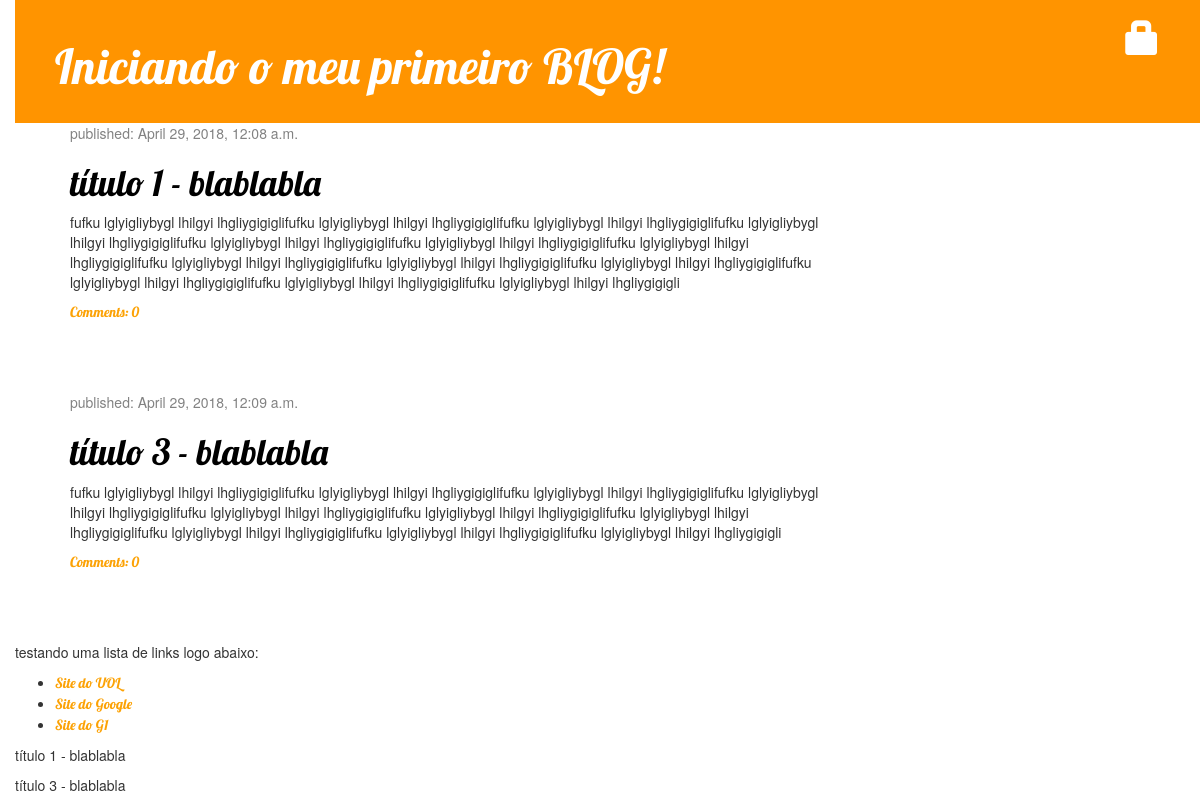
The app's page /, older data.
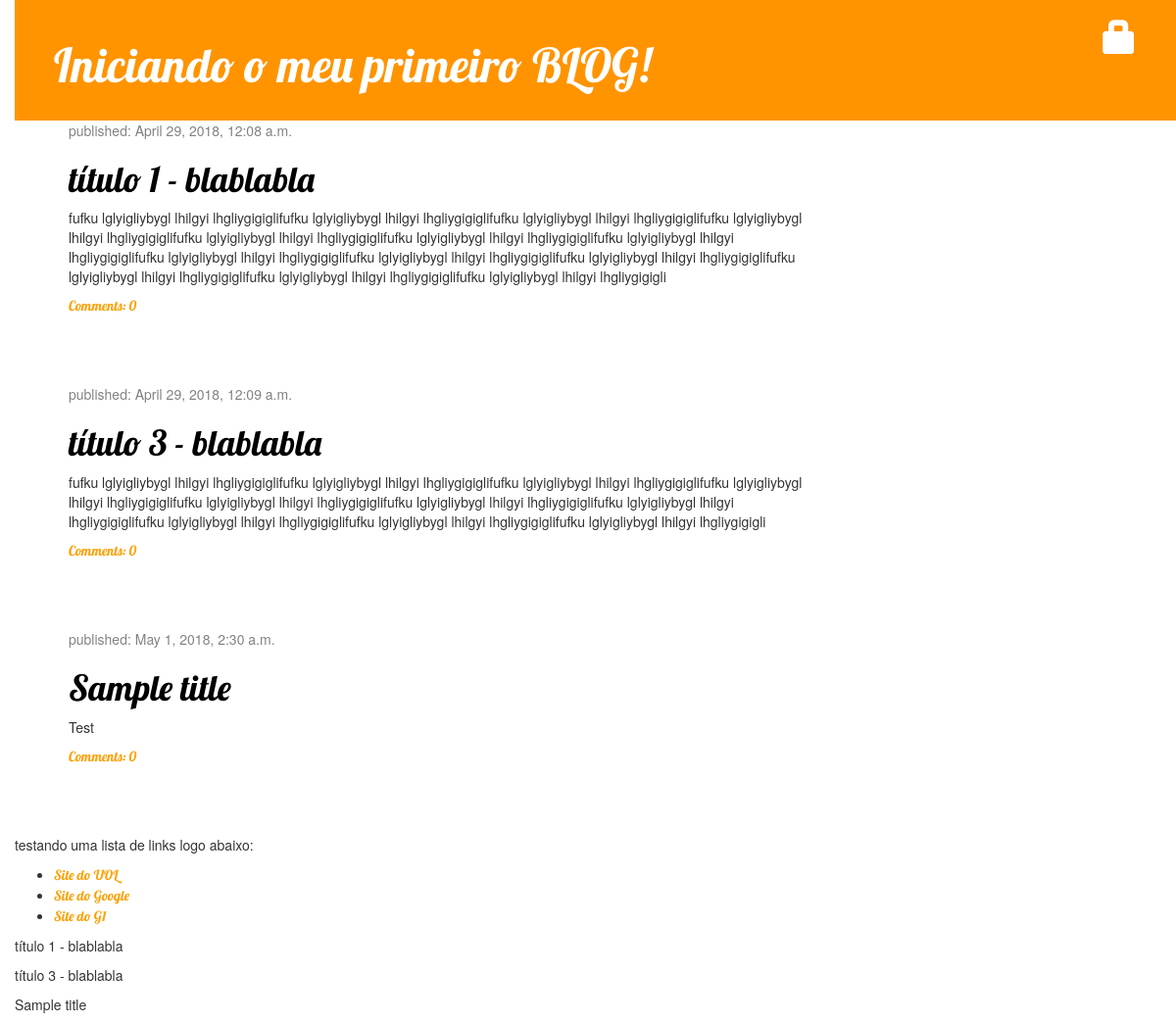
The same page, newer data.
### blog/models.py (models this page shows, shortened)
class Post(models.Model):
    author = models.ForeignKey('auth.User', on_delete = models.CASCADE)
    title = models.CharField(max_length=200)
    text = models.TextField()
    created_date = models.DateTimeField(default=timezone.now)
    published_date = models.DateTimeField(blank=True, null=True)
    def __str__(self):
        return self.title
    def approved_comments(self):
        return self.comments.filter(approved_comment=True)

### blog/views.py (the view)
# urls.py: path('',views.post_list, name='post_list'),
def post_list(request):
    posts = Post.objects.filter(published_date__lte=timezone.now())
    return render(request, 'blog/post_list.html',{'posts':posts})

### blog/templates/blog/post_list.html
{% extends 'blog/base.html' %}
{% block content %}
  {% for post in posts %}
      <div class="post">
          <div class="date">
              <p>published: {{ post.published_date }}</p>
          </div>
          <h1><a href="{% url 'post_detail' pk=post.pk %}">{{ post.title }}</a></h1>
          <p>{{ post.text|linebreaksbr }}</p>
          <a href="{% url 'post_detail' pk=post.pk %}">Comments: {{ post.approved_comments.count}}</a>
      </div>
  {% endfor %}
{% endblock %}

### blog/templates/blog/base.html (shortened to what this page needs)
{% load staticfiles %}
<html>
  <head>
    <link rel="stylesheet" href="//maxcdn.bootstrapcdn.com/bootstrap/3.2.0/css/bootstrap.min.css">
    <link rel="stylesheet" href="//maxcdn.bootstrapcdn.com/bootstrap/3.2.0/css/bootstrap-theme.min.css">
    <link rel="stylesheet" href="{% static 'css/blog.css' %}">
  </head>
  <body>
    <div class="page_header">
      {% if user.is_authenticated %}
        <a href="{% url 'post_new' %}" class="top-menu"><span class="glyphicon glyphicon-plus"></span></a>
        <a href="{% url 'post_draft_list' %}" class="top-menu"><span class="glyphicon glyphicon-edit"></span></a>
        <p class="top-menu">Hello {{ user.username }} <small>(<a href="{% url 'logout' %}">Log out</a>)</small></p>
      {% else %}
        <a href="{% url 'login' %}" class="top-menu"><span class="glyphicon glyphicon-lock"></span></a>
      {% endif %}
      <h1><a href="/">Iniciando o meu primeiro BLOG!</a></h1>
    </div>
    <div class="content container">
        <div class="row">
            <div class="col-md-8">
              {% block content %}
              {% endblock %}
            </div>
        </div>
    </div>
    <div>
      <p>testando uma lista de links logo abaixo:</p>
      <ul>
        <li><a href="http://www.uol.com.br">Site do UOL</a></li>
        <li><a href="http://www.google.com.br">Site do Google</a></li>
        <li><a href="http://www.g1.globo.com.br">Site do G1</a></li>
      </ul>
    </div>
    {% for post in posts %}
      <p>{{post}}</p>
    {% endfor %}
  </body>
</html>

Row changes from the older to the newer data that the page shows:
added Post: published_date "May 1, 2018, 2:30 a.m.", title "Sample title", text "Test", approved_comments.count "0"
